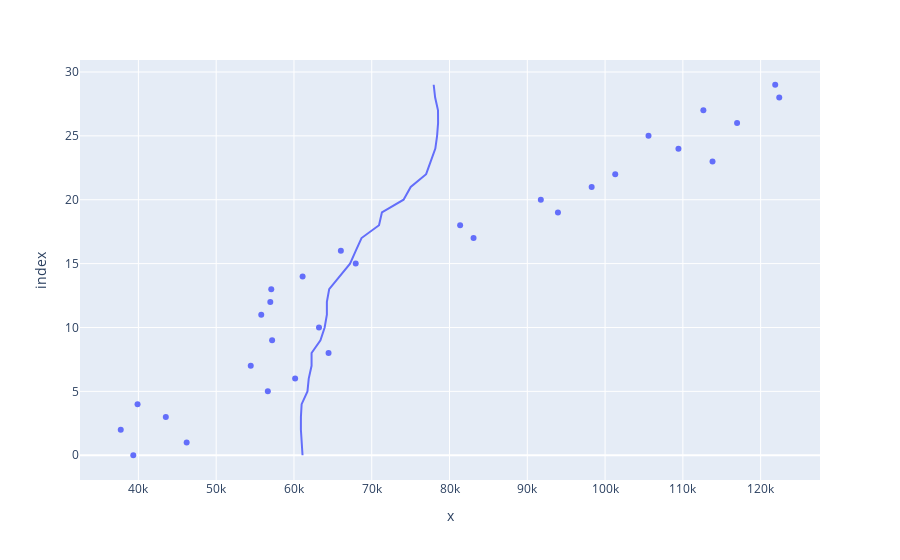

Notebook code cell kept with this figure:
### Code cell
import plotly.express as px
import plotly.graph_objects as go

fig1 = px.scatter(X, y)
fig2 = px.line(X, model.predict(X))
fig3 = go.Figure(data = fig1.data+fig2.data, layout =fig2.layout )
fig3.show()

### Figure 1 — Plotly figure (JSON) as saved in the notebook; plotly's stock layout.template omitted (floating-point values rounded to 4 significant figures)
{"data": [{"hovertemplate": "x=%{x}<br>index=%{y}<extra></extra>", "legendgroup": "", "marker": {"color": "#636efa", "symbol": "circle"}, "mode": "markers", "name": "", "orientation": "h", "showlegend": false, "type": "scatter", "x": [39343, 46205, 37731, 43525, 39891, 56642, 60150, 54445, 64445, 57189, 63218, 55794, 56957, 57081, 61111, 67938, 66029, 83088, 81363, 93940, 91738, 98273, 101302, 113812, 109431, 105582, 116969, 112635, 122391, 121872], "xaxis": "x", "y": [0, 1, 2, 3, 4, 5, 6, 7, 8, 9, 10, 11, 12, 13, 14, 15, 16, 17, 18, 19, 20, 21, 22, 23, 24, 25, 26, 27, 28, 29], "yaxis": "y"}, {"hovertemplate": "x=%{x}<br>index=%{y}<extra></extra>", "legendgroup": "", "line": {"color": "#636efa", "dash": "solid"}, "marker": {"symbol": "circle"}, "mode": "lines", "name": "", "orientation": "h", "showlegend": false, "type": "scatter", "x": [61100.0, 60970.0, 60890.0, 60890.0, 60990.0, 61740.0, 61900.0, 62260.0, 62260.0, 63400.0, 63950.0, 64230.0, 64230.0, 64530.0, 65810.0, 67210.0, 67940.0, 68690.0, 70940.0, 71310.0, 74090.0, 75010.0, 76990.0, 77530.0, 78170.0, 78400.0, 78530.0, 78520.0, 78150.0, 77960.0], "xaxis": "x", "y": [0, 1, 2, 3, 4, 5, 6, 7, 8, 9, 10, 11, 12, 13, 14, 15, 16, 17, 18, 19, 20, 21, 22, 23, 24, 25, 26, 27, 28, 29], "yaxis": "y"}], "layout": {"legend": {"tracegroupgap": 0}, "margin": {"t": 60}, "xaxis": {"anchor": "y", "domain": [0, 1], "title": {"text": "x"}}, "yaxis": {"anchor": "x", "domain": [0, 1], "title": {"text": "index"}}}}
